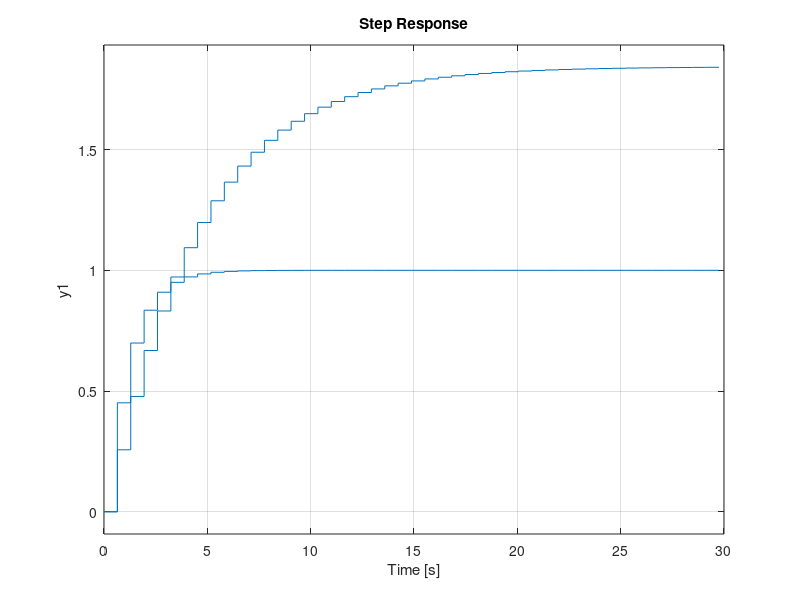

Recreate this plot in MATLAB.
close all
clear all

Gv = tf([0.2567], [1 -0.8607], 0.64695)

C = tf([1.7576 -0.8607*1.7576], [1 -1], 0.64695)

gmf = C*Gv/(1+C*Gv)

step(gmf)
hold on
step(Gv)